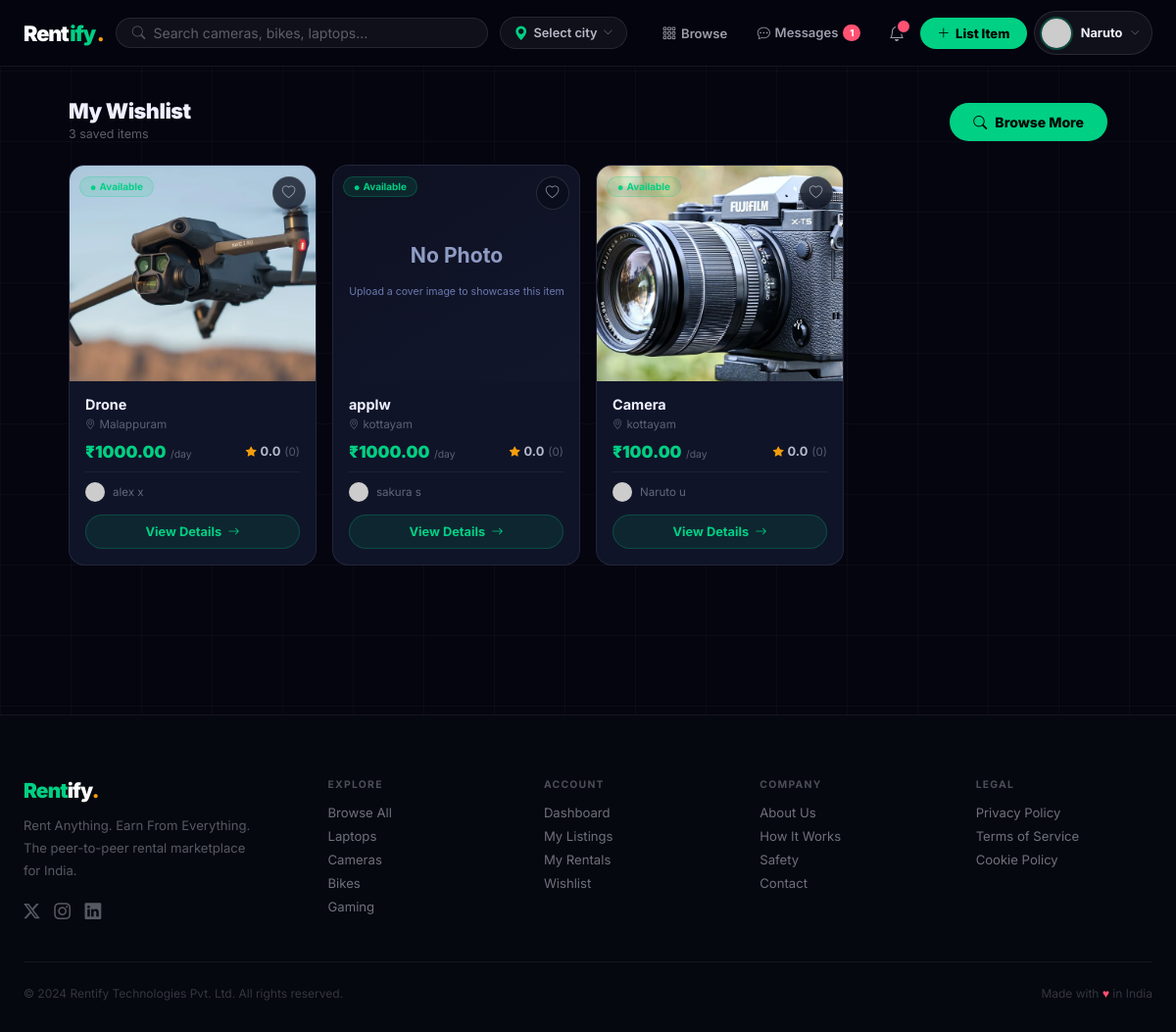
Before: /wishlist/ (signed in) with the older database file.
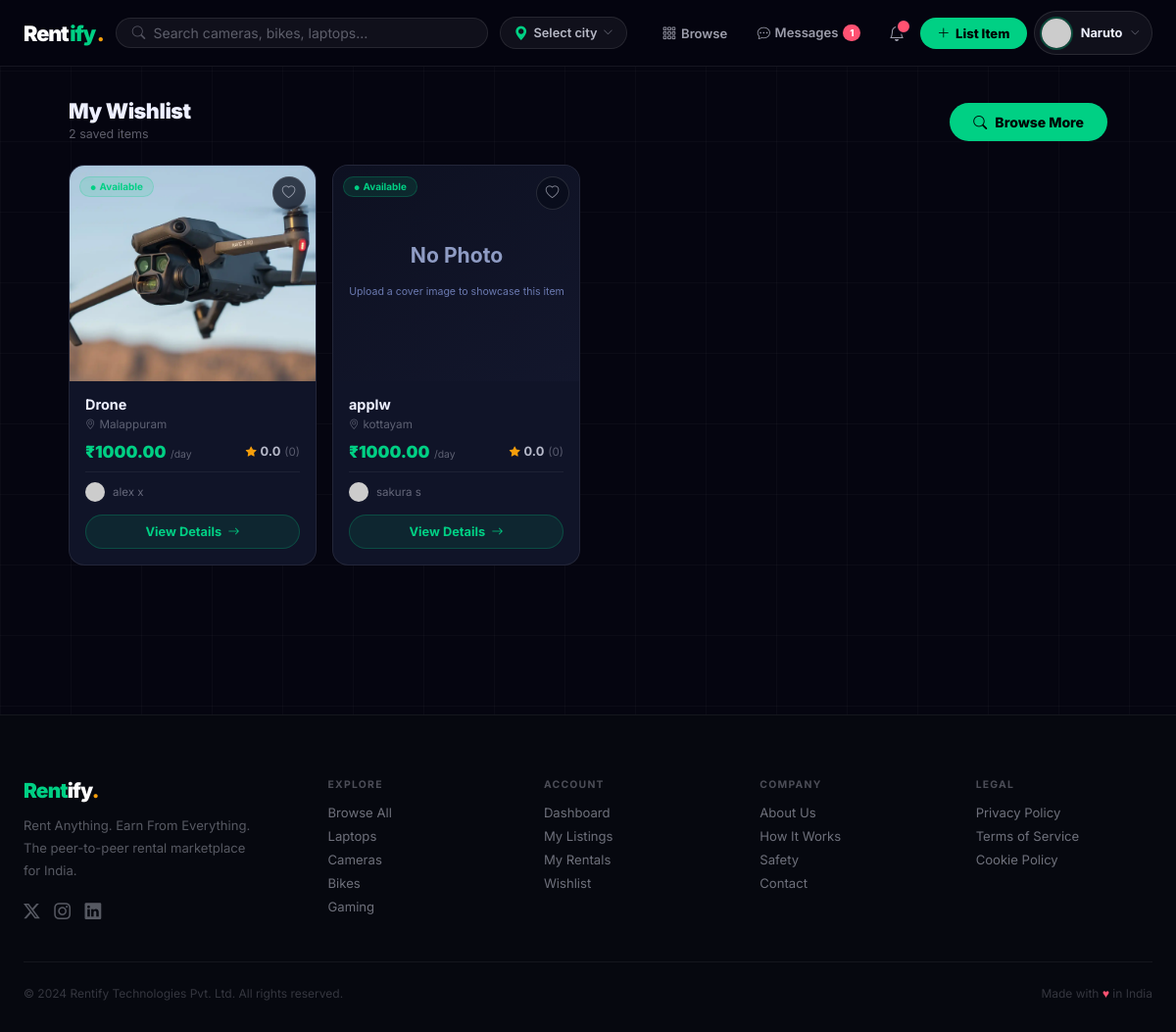
After: the same page with the newer database file.
### listings/models.py (models this page shows, shortened)
class Wishlist(models.Model):
    user = models.ForeignKey(User, on_delete=models.CASCADE, related_name='wishlist')
    product = models.ForeignKey(Product, on_delete=models.CASCADE, related_name='wishlisted_by')
    added_at = models.DateTimeField(auto_now_add=True)
    class Meta:
        unique_together = ('user', 'product')
        ordering = ['-added_at']

class Product(models.Model):
    owner = models.ForeignKey(User, on_delete=models.CASCADE, related_name='listings')
    title = models.CharField(max_length=200)
    category = models.CharField(max_length=50, choices=CATEGORY_CHOICES, default='other')
    description = models.TextField()
    location = models.CharField(max_length=200, help_text='Public display: city/area only')
    state = models.CharField(max_length=100, blank=True, default='')
    city = models.CharField(max_length=100, blank=True, default='')
    area_locality = models.CharField(max_length=120, blank=True, default='')
    address_private = models.CharField(max_length=300, blank=True, default='')
    price_per_day = models.DecimalField(max_digits=10, decimal_places=2)
    price_per_week = models.DecimalField(max_digits=10, decimal_places=2, null=True, blank=True)
    price_per_month = models.DecimalField(max_digits=10, decimal_places=2, null=True, blank=True)
    security_deposit = models.DecimalField(max_digits=10, decimal_places=2, default=0)
    is_available = models.BooleanField(default=True)
    rating = models.DecimalField(max_digits=3, decimal_places=2, default=0.00)
    total_reviews = models.IntegerField(default=0)
    views_count = models.IntegerField(default=0)
    is_flagged = models.BooleanField(default=False)
    flag_reason = models.CharField(max_length=200, blank=True)
    created_at = models.DateTimeField(auto_now_add=True)
    updated_at = models.DateTimeField(auto_now=True)
    class Meta:
        ordering = ['-created_at']
    def get_primary_image(self):
        img = self.images.filter(is_primary=True).first() or self.images.first()
        return img.image.url if img else static('images/no-image.svg')
    def build_public_location(self):
        parts = []
        if self.area_locality and self.area_locality.strip():
            parts.append(self.area_locality.strip())
        if self.city and self.city.strip():
            if not parts or self.city.strip().lower() != parts[0].lower():
                parts.append(self.city.strip())
        if parts:
            return ', '.join(parts)
        return (self.location or '').strip()
    def get_public_location(self):
        return self.build_public_location() or self.location or ''

class ProductImage(models.Model):
    product = models.ForeignKey(Product, on_delete=models.CASCADE, related_name='images')
    image = models.ImageField(upload_to='products/')
    is_primary = models.BooleanField(default=False)
    order = models.IntegerField(default=0)
    uploaded_at = models.DateTimeField(auto_now_add=True)
    class Meta:
        ordering = ['order', 'uploaded_at']

### listings/views.py (the view)
# urls.py: path('wishlist/', views.wishlist_view, name='wishlist'),
@login_required
def wishlist_view(request):
    wishlist = Wishlist.objects.filter(user=request.user).select_related('product').order_by('-added_at')
    return render(request, 'listings/wishlist.html', {'wishlist': wishlist})

### accounts/models.py (called while the page is built)
    def get_photo_url(self):
        if self.profile_photo:
            return self.profile_photo.url
        return '/static/images/default-avatar.png'

### listings/context_processors.py (called while the page is built)
def browse_location_processor(request):
    return {'browse_location': (request.session.get('browse_location') or '').strip()}

### notifications/context_processors.py (called while the page is built)
def notifications_processor(request):
    ctx = {
        'unread_notifications': [],
        'unread_count': 0,
        'user_listings_count': 0,
        'user_wishlist_count': 0,
        'user_messages_unread': 0,
        'footer_sections': _footer_sections(request),
    }
    if request.user.is_authenticated:
        user = request.user
        ctx['unread_notifications'] = Notification.objects.filter(
            recipient=user, is_read=False
        ).order_by('-created_at')[:8]
        ctx['unread_count'] = Notification.objects.filter(
            recipient=user, is_read=False
        ).count()
        ctx.update(_user_menu_stats(user))
    return ctx

### subscriptions/context_processors.py (called while the page is built)
def premium_processor(request):
    try:
        if not request.user.is_authenticated:
            return dict(_SAFE_DEFAULT)
        return premium_context(request.user)
    except Exception:
        return dict(_SAFE_DEFAULT)

### templates/listings/wishlist.html (shortened to what this page needs)
{% extends 'base.html' %}
{% block content %}
<div class="acct-shell acct-shell--wide">
  <div class="acct-grid-header">
    <div>
      <h1 class="acct-page-title">My Wishlist</h1>
      <p class="acct-page-sub">{{ wishlist|length }} saved item{{ wishlist|length|pluralize }}</p>
    </div>
    <a href="{% url 'search' %}" class="pp-msg-btn" style="width:auto;">
      <i class="bi bi-search"></i> Browse More
    </a>
  </div>
  {% if wishlist %}
  <div class="acct-grid">
    {% for item in wishlist %}
    {% include 'listings/_product_card.html' with product=item.product wishlist_ids=wishlist_ids %}
    {% endfor %}
  </div>
  {% endif %}
</div>
{% endblock %}

### templates/listings/_product_card.html (shortened to what the changed rows need)
{% load static %}
<div style="background:#101428;border:1px solid rgba(255,255,255,.08);border-radius:16px;overflow:hidden;display:flex;flex-direction:column;transition:border-color .2s,transform .25s,box-shadow .25s;height:100%;"
     onmouseover="this.style.transform='translateY(-5px)';this.style.boxShadow='0 16px 48px rgba(0,0,0,.6),0 0 0 1px rgba(0,208,132,.12)';this.style.borderColor='rgba(0,208,132,.25)'"
     onmouseout="this.style.transform='';this.style.boxShadow='';this.style.borderColor='rgba(255,255,255,.08)'">
  <div style="position:relative;overflow:hidden;height:220px;">
    <a href="{% url 'product_detail' product.pk %}" style="display:block;height:100%;">
      <img src="{{ product.get_primary_image }}"
           alt="{{ product.title }}"
           loading="lazy"
           style="width:100%;height:100%;object-fit:cover;display:block;transition:transform .45s ease;"
           onmouseover="this.style.transform='scale(1.05)'"
           onmouseout="this.style.transform='scale(1)'"
           onerror="this.src='https://placehold.co/400x300/0d1020/00D084?text=No+Photo'">
    </a>
    {% if not product.is_available %}
    <span style="position:absolute;top:.65rem;left:.65rem;background:rgba(255,255,255,.07);color:rgba(238,240,255,.5);border:1px solid rgba(255,255,255,.1);border-radius:50px;font-size:.62rem;font-weight:700;text-transform:uppercase;letter-spacing:.05em;padding:.2rem .65rem;">
      Unavailable
    </span>
    {% elif product.rating >= 4.5 and product.total_reviews >= 3 %}
    <span style="position:absolute;top:.65rem;left:.65rem;background:linear-gradient(90deg,#F59E0B,#EF4444);color:#fff;border-radius:50px;font-size:.62rem;font-weight:800;text-transform:uppercase;letter-spacing:.05em;padding:.22rem .65rem;">
      ⭐ Top Rated
    </span>
    {% else %}
    <span style="position:absolute;top:.65rem;left:.65rem;background:rgba(0,208,132,.12);color:#00D084;border:1px solid rgba(0,208,132,.22);border-radius:50px;font-size:.62rem;font-weight:700;padding:.22rem .65rem;">
      <i class="bi bi-circle-fill" style="font-size:.3rem;vertical-align:middle;margin-right:.25rem;"></i>Available
    </span>
    {% endif %}
    {% if request.user.is_authenticated %}
    <button data-pid="{{ product.pk }}"
            onclick="event.preventDefault();event.stopPropagation();wlToggle(this)"
            class="{% if product.pk in wishlist_ids %}on{% endif %}"
            aria-label="Save to wishlist"
            style="position:absolute;top:.65rem;right:.65rem;width:34px;height:34px;border-radius:50%;background:rgba(9,12,26,.75);backdrop-filter:blur(8px);border:1px solid rgba(255,255,255,.12);display:flex;align-items:center;justify-content:center;cursor:pointer;transition:all .18s;font-size:.85rem;color:{% if product.pk in wishlist_ids %}#FF5272{% else %}rgba(238,240,255,.55){% endif %};">
      <i class="bi {% if product.pk in wishlist_ids %}bi-heart-fill{% else %}bi-heart{% endif %}"></i>
    </button>
    {% endif %}
  </div>
  <div style="padding:.95rem 1rem 1rem;display:flex;flex-direction:column;flex:1;">
    <a href="{% url 'product_detail' product.pk %}"
       style="font-weight:700;font-size:.9rem;color:#EEF0FF;display:block;white-space:nowrap;overflow:hidden;text-overflow:ellipsis;margin-bottom:.3rem;text-decoration:none;"
       onmouseover="this.style.color='#00D084'"
       onmouseout="this.style.color='#EEF0FF'">
      {{ product.title }}
    </a>
    <div style="font-size:.73rem;color:rgba(238,240,255,.35);display:flex;align-items:center;gap:.25rem;margin-bottom:.65rem;">
      <i class="bi bi-geo-alt" style="font-size:.65rem;"></i>
      {{ product.get_public_location }}
    </div>
    <div style="display:flex;justify-content:space-between;align-items:center;margin-bottom:.65rem;">
      <div>
        <span style="font-size:1.05rem;font-weight:900;color:#00D084;">₹{{ product.price_per_day }}</span>
        <span style="font-size:.65rem;color:rgba(238,240,255,.35);">/day</span>
      </div>
      <div style="display:flex;align-items:center;gap:.25rem;">
        <i class="bi bi-star-fill" style="color:#F59E0B;font-size:.68rem;"></i>
        <span style="font-size:.8rem;font-weight:700;color:rgba(238,240,255,.75);">{{ product.rating|floatformat:1 }}</span>
        <span style="font-size:.72rem;color:rgba(238,240,255,.32);">({{ product.total_reviews }})</span>
      </div>
    </div>
    <div style="display:flex;align-items:center;gap:.5rem;padding-top:.6rem;border-top:1px solid rgba(255,255,255,.06);margin-bottom:.85rem;">
      <img src="{{ product.owner.profile.get_photo_url }}"
           style="width:20px;height:20px;border-radius:50%;object-fit:cover;flex-shrink:0;"
           onerror="this.src='https://placehold.co/20/4F8EF7/fff?text={{ product.owner.username|first|upper }}'">
      <span style="font-size:.72rem;color:rgba(238,240,255,.38);overflow:hidden;white-space:nowrap;text-overflow:ellipsis;">
        {{ product.owner.get_full_name|default:product.owner.username }}
      </span>
    </div>
    <a href="{% url 'product_detail' product.pk %}"
       style="display:flex;align-items:center;justify-content:center;gap:.4rem;
              background:rgba(0,208,132,.1);color:#00D084;
              border:1.5px solid rgba(0,208,132,.22);
              border-radius:50px;padding:.55rem .9rem;
              font-size:.8rem;font-weight:700;text-decoration:none;
              transition:all .18s;margin-top:auto;"
       onmouseover="this.style.background='#00D084';this.style.color='#000'"
       onmouseout="this.style.background='rgba(0,208,132,.1)';this.style.color='#00D084'">
      View Details <i class="bi bi-arrow-right" style="font-size:.75rem;"></i>
    </a>
  </div>
</div>

Changed rows visible on the page:
removed Wishlist: get_primary_image (picture)
removed Product: title "Camera", get_public_location "kottayam", price_per_day "100.00", rating "0.0", total_reviews "0", owner.get_full_name "Naruto u"
Other visible differences:
{{ wishlist|length }}: "3" → "2"
